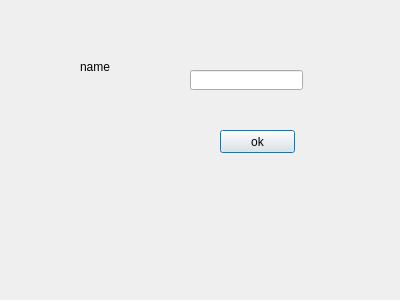
<?xml version="1.0" encoding="UTF-8"?>
<ui version="4.0">
 <class>Dialog</class>
 <widget class="QDialog" name="Dialog">
  <property name="geometry">
   <rect>
    <x>0</x>
    <y>0</y>
    <width>400</width>
    <height>300</height>
   </rect>
  </property>
  <property name="windowTitle">
   <string>Dialog</string>
  </property>
  <widget class="QPushButton" name="pushButton">
   <property name="geometry">
    <rect>
     <x>220</x>
     <y>130</y>
     <width>75</width>
     <height>23</height>
    </rect>
   </property>
   <property name="text">
    <string>ok</string>
   </property>
  </widget>
  <widget class="QLineEdit" name="lineEdit">
   <property name="geometry">
    <rect>
     <x>190</x>
     <y>70</y>
     <width>113</width>
     <height>20</height>
    </rect>
   </property>
  </widget>
  <widget class="QLabel" name="label">
   <property name="geometry">
    <rect>
     <x>80</x>
     <y>60</y>
     <width>47</width>
     <height>13</height>
    </rect>
   </property>
   <property name="text">
    <string>name</string>
   </property>
  </widget>
  <widget class="QLabel" name="label1">
   <property name="geometry">
    <rect>
     <x>60</x>
     <y>180</y>
     <width>311</width>
     <height>81</height>
    </rect>
   </property>
   <property name="text">
    <string/>
   </property>
  </widget>
 </widget>
 <resources/>
 <connections/>
</ui>
